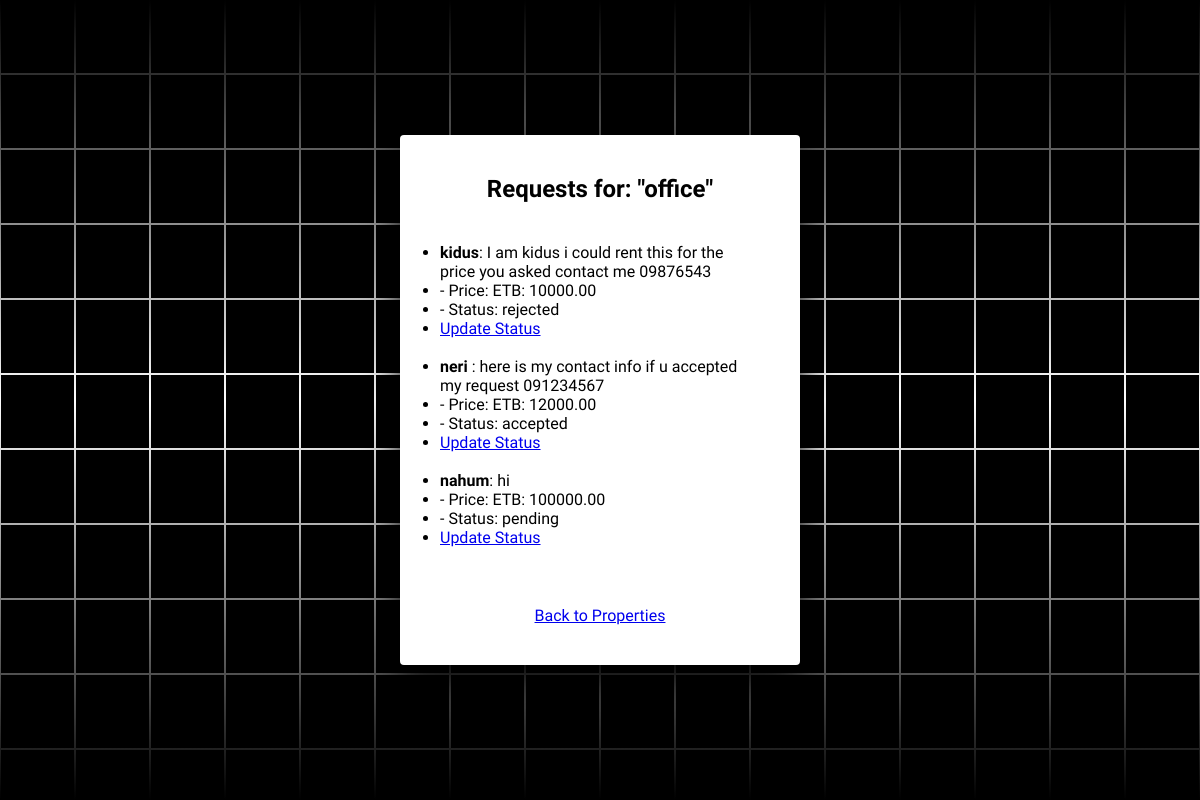
Page /view_request/5/ (signed in) on the committed database.
### main/models.py (models this page shows, shortened)
class Property(models.Model):
    user = models.ForeignKey(User, on_delete=models.CASCADE)
    title = models.CharField(max_length=122)
    description = models.TextField()
    PROPERTY_TYPES = [('villa', 'Villa'), ('apartment', 'Apartment'), ('office', 'Office')]
    PROPERTY_FOR = [('sale', 'Sale'), ('rent', 'Rent')]
    AVAILABILITY_CHOICES = [
        ('available', 'Available'),
        ('rented', 'Rented'),
        ('unavailable', 'Unavailable'),
        ('sold', 'Sold')
    ]
    property_type = models.CharField(max_length=122, choices=PROPERTY_TYPES, default='villa')
    property_for = models.CharField(max_length=122, choices=PROPERTY_FOR, default='sale')
    available = models.CharField(max_length=122, choices=AVAILABILITY_CHOICES, default='available')
    image = models.ImageField(upload_to='property_images', default='static/website/img/logo.jpg')
    bedrooms = models.IntegerField(default=0)
    bathrooms = models.IntegerField(default=0)
    price = models.IntegerField(default=0)
    area = models.IntegerField(default=0)
    location = models.CharField(max_length=122)

class Request(models.Model):
    user = models.ForeignKey(User, on_delete=models.CASCADE)
    property = models.ForeignKey(Property, on_delete=models.CASCADE)
    price = models.DecimalField(max_digits=10, decimal_places=2)
    description = models.TextField()
    PROPERTY_FOR = [('sale', 'Sale'), ('rent', 'Rent')]
    property_for = models.CharField(max_length=10, choices=PROPERTY_FOR, default='sale')
    STATUS_CHOICES = [
        ('pending', 'Pending'),
        ('accepted', 'Accepted'),
        ('rejected', 'Rejected'),
    ]
    status = models.CharField(max_length=10, choices=STATUS_CHOICES, default='pending')

### main/views.py (the view)
# urls.py: path('view_request/<int:property_id>/', views.view_requests, name='view_requests'),
@login_required(login_url='login')
def view_requests(request, property_id):
    property_obj = get_object_or_404(Property, id=property_id, user=request.user)
    requests = Request.objects.filter(property=property_obj)
    return render(request, 'view_requests.html', {'property': property_obj, 'requests': requests})

### main/templates/view_requests.html (shortened to what this page needs)
{% load static %}
<!DOCTYPE html>
<html lang="en">
 <head>
  <link rel="stylesheet" href="{% static 'website/css/style1.css' %}">
 </head>
 <body>
  <section> <span></span> <span></span> <span></span> <span></span> <span></span> <span></span> <span></span> <span></span> <span></span> <span></span> <span></span> <span></span> <span></span> <span></span> <span></span> <span></span> <span></span> <span></span> <span></span> <span></span> <span></span> <span></span> <span></span> <span></span> <span></span> <span></span> <span></span> <span></span> <span></span> <span></span> <span></span> <span></span> <span></span> <span></span> <span></span> <span></span> <span></span> <span></span> <span></span> <span></span> <span></span> <span></span> <span></span> <span></span> <span></span> <span></span> <span></span> <span></span> <span></span> <span></span> <span></span> <span></span> <span></span> <span></span> <span></span> <span></span> <span></span> <span></span> <span></span> <span></span> <span></span> <span></span> <span></span> <span></span> <span></span> <span></span> <span></span> <span></span> <span></span> <span></span> <span></span> <span></span> <span></span> <span></span> <span></span> <span></span> <span></span> <span></span> <span></span> <span></span> <span></span> <span></span> <span></span> <span></span> <span></span> <span></span> <span></span> <span></span> <span></span> <span></span> <span></span> <span></span> <span></span> <span></span> <span></span> <span></span> <span></span> <span></span> <span></span> <span></span> <span></span> <span></span> <span></span> <span></span> <span></span> <span></span> <span></span> <span></span> <span></span> <span></span> <span></span> <span></span> <span></span> <span></span> <span></span> <span></span> <span></span> <span></span> <span></span> <span></span> <span></span> <span></span> <span></span> <span></span> <span></span> <span></span> <span></span> <span></span> <span></span> <span></span> <span></span> <span></span> <span></span> <span></span>
   <div class="signin">
    <div class="content">
        <h1>Requests for: "{{ property.title }}"</h1>
        {% if requests %}
            <ul>
                {% for request in requests %}
                    <li>
                        <strong>{{ request.user.username }}</strong>: {{ request.description }}
                    </li>
                    <li>- Price: ETB: {{ request.price }}</li>
                    <li>- Status: {{ request.status }}</li>
                    <li>
                        <a href="{% url 'update_requests' request.id %}">Update Status</a>
                    </li>
                    <br>
                {% endfor %}
            </ul>
        {% else %}
            <p>No requests found for this property.</p>
        {% endif %}
        <a href="{% url 'property-list' %}">Back to Properties</a>
    </div>
   </div>
  </section>
 </body>
</html>

### static/website/css/style1.css (style rules this page uses)
* { margin: 0; padding: 0; box-sizing: border-box; font-family: 'Quicksand', sans-serif; }
body { display: flex; justify-content: center; align-items: center; min-height: 100vh; background: white; }
section { position: absolute; width: 100vw; height: 100vh; display: flex; justify-content: center; align-items: center; gap: 2px; flex-wrap: wrap; overflow: hidden; }
section::before { content: ''; position: absolute; width: 100%; height: 100%; background: linear-gradient(#000,white,#000); }
section span { position: relative; display: block; width: calc(6.25vw - 2px); height: calc(6.25vw - 2px); background: black; z-index: 2; transition: 1.5s; }
section .signin { position: absolute; width: 400px; background: white; z-index: 1000; display: flex; justify-content: center; align-items: center; padding: 40px; border-radius: 4px; box-shadow: 0 15px 35px rgba(0,0,0,9); }
section .signin .content { position: relative; width: 100%; display: flex; justify-content: center; align-items: center; flex-direction: column; gap: 40px; }

### rows in the picture
Property: title "office"
Request: user.username "kidus", description "I am kidus i could rent this for the price you asked contact me 09876543", price "10000.00", status "rejected"
Request: user.username "neri", description "here is my contact info if u accepted my request 091234567", price "12000.00", status "accepted"
Request: user.username "nahum", description "hi", price "100000.00", status "pending"
